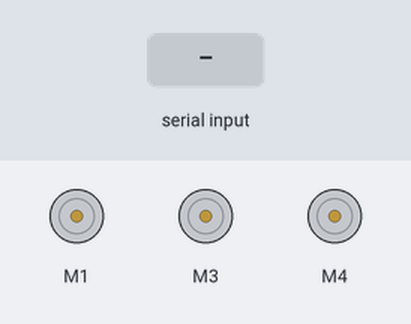
A sketch run on a simulated Arduino Uno, built with avr-gcc and run on an emulated ATmega328P. Parts: 3 × DC motor (green arrow = forward, orange = backward, longer = faster). Inputs (shaded band) come from the test bench.

Above: at 1.2 s.
1.3 s: "90,45,200\n" received over Serial
At 2.5 s:
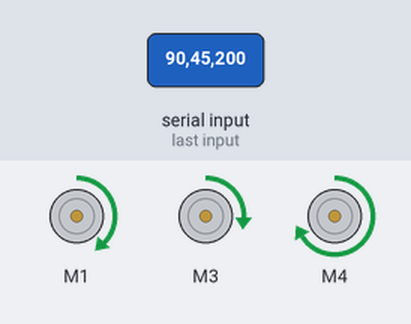
2.8 s: "30,150,10\n" received over Serial
At 3.8 s:
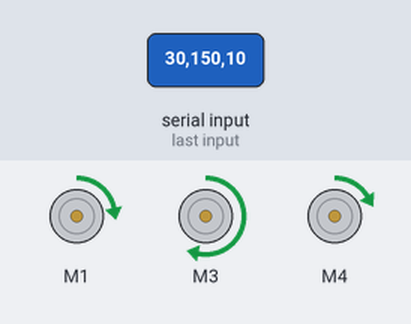
4.3 s: "90,45\n" received over Serial
At 6.5 s:
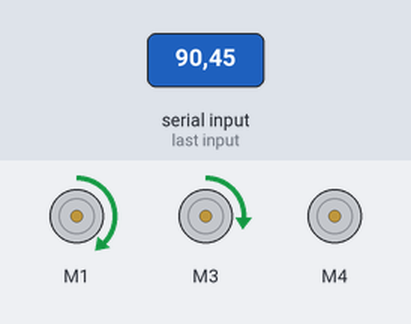
6.8 s: "90\n" received over Serial
At 9.3 s:
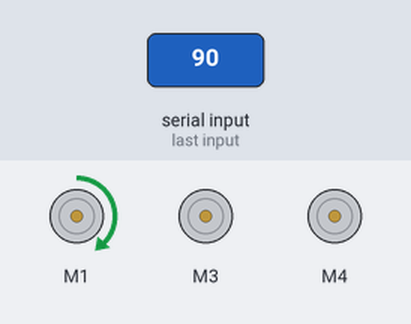
9.8 s: "200\n" received over Serial
At 12.6 s:
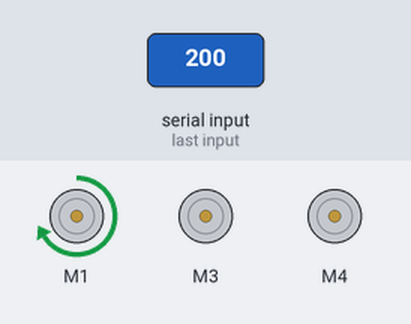
12.8 s: "1,90\n" received over Serial
At 14.4 s:
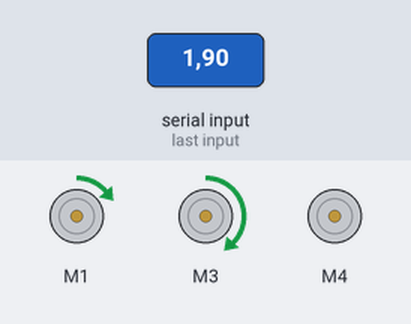
Timing chart, 0 to 15.9 s (numbered marks = the images above; inputs shaded):
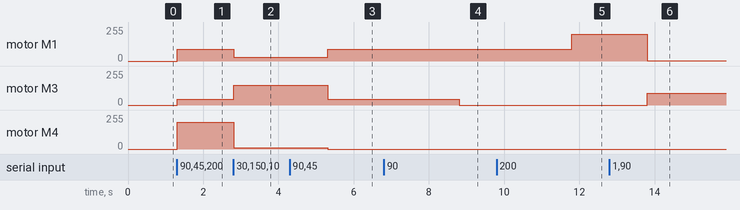

The sketch:

motorControlCode.ino
```cpp
/*
Motor Control
Three motors $ omni wheels for the Autonomous Panda System
set to move in the forward and reverse directions based on
serial input from the computer.

Based on Adafruit Motorshield tutorial "DCMotorTest"

Mary Luongo
28 OCT 2014
 */
#include <Wire.h>
#include <Adafruit_MotorShield.h>
#include "utility/Adafruit_PWMServoDriver.h"

Adafruit_MotorShield AFMS = Adafruit_MotorShield();
Adafruit_DCMotor *myM1Motor = AFMS.getMotor(1);
Adafruit_DCMotor *myM3Motor = AFMS.getMotor(3);
Adafruit_DCMotor *myM4Motor = AFMS.getMotor(4);
// the setup function runs once when you press reset or power the board
void setup() {
  Serial.begin(9600); // begin 9600 Baud rate
  AFMS.begin(1000); // begin freq. 1kHz (M3 & M4 can only go up to 1kHz)
  myM1Motor->setSpeed(0); // M1 speed at the start is zero (off)
  myM1Motor->run(FORWARD);
  // turn on motor
  myM1Motor->run(RELEASE);

  myM3Motor->setSpeed(0); // M3 speed at the start is zero (off)
  myM3Motor->run(FORWARD);
  // turn on motor
  myM3Motor->run(RELEASE);

  myM4Motor->setSpeed(0); // M4 speed at the start is zero (off)
  myM4Motor->run(FORWARD);
  // turn on motor
  myM4Motor->run(RELEASE);
}

// the loop function runs over and over again forever
int incomingByte = 0; // M1 control
int incomingByte2 = 0; // M3 control
int incomingByte3 = 0; // M4 control

void loop() {

   if (Serial.available() > 0) {
                // read the incoming byte:
                incomingByte = Serial.parseInt();
                incomingByte2 = Serial.parseInt();
                incomingByte3 = Serial.parseInt();
                if (incomingByte >= 0) { // M1 forward speed
                  myM1Motor->run(FORWARD);
                  myM1Motor->setSpeed(incomingByte);
                 }
                if (incomingByte < 0) {   // M1 backward speed
                  myM1Motor->run(BACKWARD);
                  myM1Motor->setSpeed(abs(incomingByte));
                 }
                if (incomingByte2 >= 0) { // M3 forward speed
                  myM3Motor->run(FORWARD);
                  myM3Motor->setSpeed(incomingByte2);
                 }
                if (incomingByte2 < 0) { // M3 backward speed
                  myM3Motor->run(BACKWARD);
                  myM3Motor->setSpeed(abs(incomingByte2));
                 }
                if (incomingByte3 >= 0) { // M4 forward speed
                  myM4Motor->run(FORWARD);
                  myM4Motor->setSpeed(incomingByte3);
                 }
                if (incomingByte3 < 0) {  // M4 backward speed
                  myM4Motor->run(BACKWARD);
                  myM4Motor->setSpeed(abs(incomingByte3));
                 }

                Serial.read();
  }

}
```

Measured:
- after the input at 1.3 s, motor M1: stopped → forward 90/255 at once; motor M3: stopped → forward 45/255 at once; motor M4: stopped → forward 200/255 at once
- after the input at 2.8 s, motor M1: forward 90/255 → forward 30/255 at once; motor M3: forward 45/255 → forward 150/255 at once; motor M4: forward 200/255 → forward 10/255 at once
- after the input at 4.3 s, motor M1: forward 30/255 → forward 90/255 after 1.0 s; motor M3: forward 150/255 → forward 45/255 after 1.0 s; motor M4: forward 10/255 → stopped after 1.0 s
- after the input at 6.8 s, motor M3: forward 45/255 → stopped after 2.0 s
- after the input at 9.8 s, motor M1: forward 90/255 → forward 200/255 after 2.0 s
- after the input at 12.8 s, motor M1: forward 200/255 → forward 1/255 after 1.0 s; motor M3: stopped → forward 90/255 after 1.0 s
